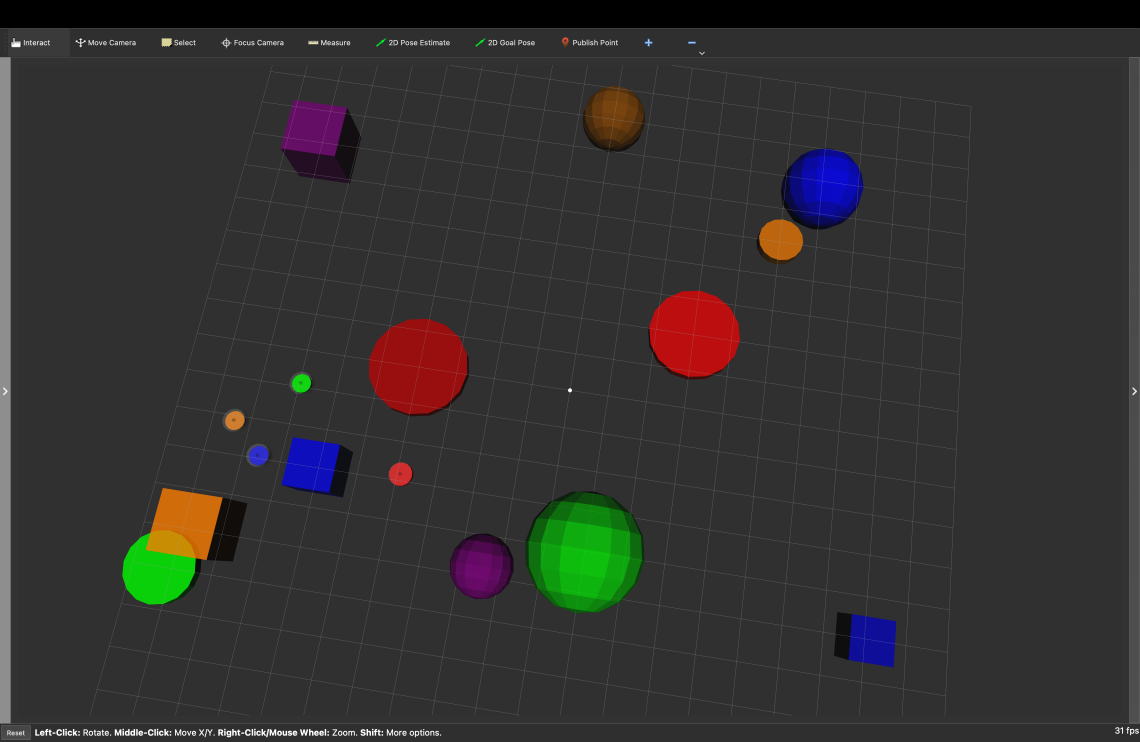
#> input picture leader-follower.png, 3420 x 2224 px (shown at 1/3 size)
$ python -i vision_leader_follower.py   (imports and definitions only)
#> lines starting #> are read from the running program, lines starting #| are printed output that depends on the picture; after the words box and inside, x2 and y2 are one past the last pixel; in counts of white or black regions, pixels touching at a corner belong together
#> further down, picture is the input picture: shape (2224, 3420, 3); mean B, G, R 48.2, 49.3, 50.6
#!/usr/bin/env python3
"""
🎥 Vision-Based Leader-Follower Demo
Replaces known leader position with camera-based detection
"""

import numpy as np
import matplotlib.pyplot as plt
import cv2
import time
import threading
from dataclasses import dataclass
from typing import List, Tuple, Optional
from matplotlib.animation import FuncAnimation

@dataclass
class Robot:
    """Robot state representation"""
    x: float
    y: float
    theta: float
    vx: float = 0.0
    vy: float = 0.0
    omega: float = 0.0
    color: str = 'blue'
    marker: str = 'o'
    name: str = 'robot'

class VisionSystem:
    """Simulated camera vision system for robot detection"""

    def __init__(self, camera_resolution=(640, 480), field_of_view=(-10, 10, -10, 10)):
        self.resolution = camera_resolution
        self.fov = field_of_view  # (x_min, x_max, y_min, y_max) in world coordinates

        # Color ranges for robot detection (HSV)
        self.color_ranges = {
            'red': {'lower': np.array([0, 100, 100]), 'upper': np.array([10, 255, 255])},
            'blue': {'lower': np.array([100, 100, 100]), 'upper': np.array([130, 255, 255])},
            'green': {'lower': np.array([40, 100, 100]), 'upper': np.array([80, 255, 255])},
            'orange': {'lower': np.array([10, 100, 100]), 'upper': np.array([25, 255, 255])}
        }

        # Detection history for smoothing
        self.detection_history = []
        self.max_history = 5

    # [9 lines left out: function world_to_camera, not called in this run]

    def camera_to_world(self, pixel_x: int, pixel_y: int) -> Tuple[float, float]:
        """Convert camera pixel coordinates to world coordinates"""
        cam_x = pixel_x / self.resolution[0]
        cam_y = 1 - (pixel_y / self.resolution[1])  # Flip Y axis

        world_x = cam_x * (self.fov[1] - self.fov[0]) + self.fov[0]
        world_y = cam_y * (self.fov[3] - self.fov[2]) + self.fov[2]

        return world_x, world_y

    # [27 lines left out: function create_synthetic_image, not called in this run]

    def detect_leader(self, image: np.ndarray, target_color: str = 'red') -> Optional[Tuple[float, float]]:
        """Detect leader robot using color-based detection"""
#> called with target_color = 'red'
        # Convert to HSV for better color detection
        hsv = cv2.cvtColor(image, cv2.COLOR_BGR2HSV)
#> hsv: shape (2224, 3420, 3); mean H, S, V 6.2, 15.3, 54.8

        if target_color not in self.color_ranges:
            return None

        color_range = self.color_ranges[target_color]

        # Create mask for target color
        mask = cv2.inRange(hsv, color_range['lower'], color_range['upper'])
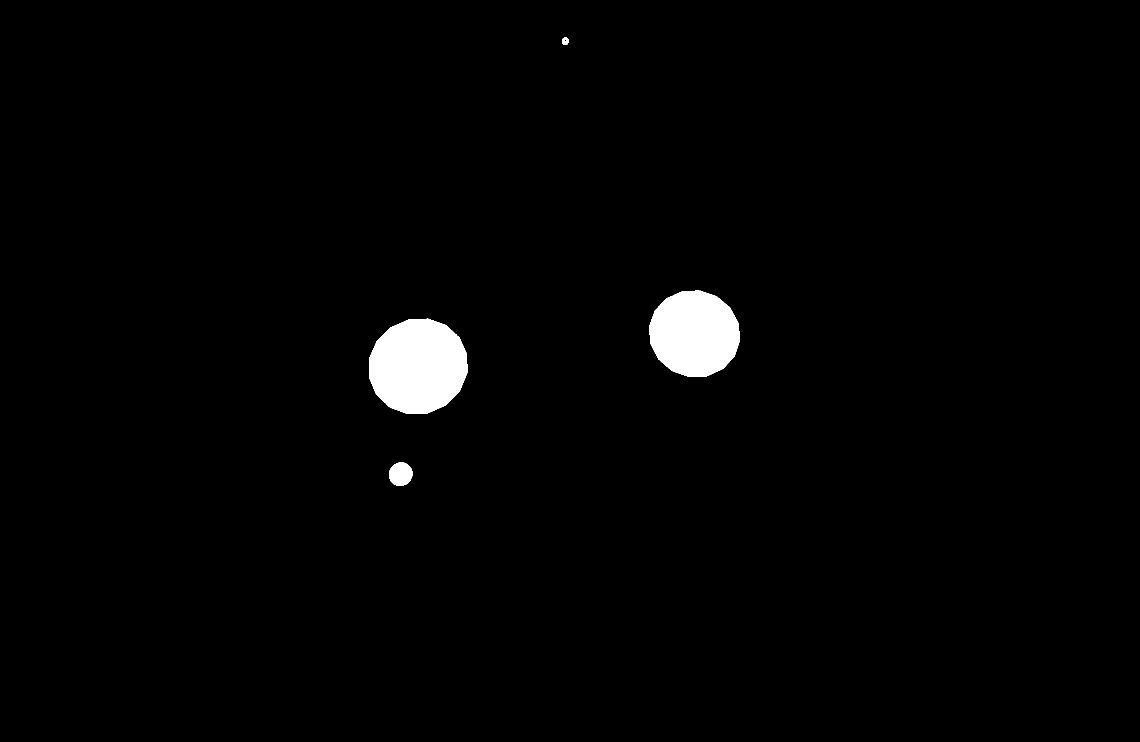
#> mask: shape (2224, 3420) (shown at 1/3 size); 1.6% white; 4 white regions

        # Find contours
        contours, _ = cv2.findContours(mask, cv2.RETR_EXTERNAL, cv2.CHAIN_APPROX_SIMPLE)
#> contours = 4 contours; box (x1, y1, x2, y2) and area: (1107, 956, 1402, 1242) 65986, (1948, 872, 2220, 1131) 54578, (1167, 1388, 1237, 1458) 3786, (1686, 112, 1706, 134) 328

        if not contours:
            return None

        # Find largest contour (assumed to be the leader)
        largest_contour = max(contours, key=cv2.contourArea)
#> largest_contour = contour of 398 points, box (x1, y1, x2, y2) (1107, 956, 1402, 1242), area 65986

        # Get centroid
        M = cv2.moments(largest_contour)
#> M = moments, m00 65985.5, centre m10/m00, m01/m00 = (1253.9, 1098.8)
        if M["m00"] == 0:
            return None

        pixel_x = int(M["m10"] / M["m00"])
#> pixel_x = 1253
        pixel_y = int(M["m01"] / M["m00"])
#> pixel_y = 1098

        # Convert back to world coordinates
        world_x, world_y = self.camera_to_world(pixel_x, pixel_y)
#> in camera_to_world, `cam_x = pixel_x / self.resolution[0]`: cam_x = 1.96
#> in camera_to_world, `cam_y = 1 - (pixel_y / self.resolution[1])`: cam_y = -1.29
#> in camera_to_world, `world_x = cam_x * (self.fov[1] - self.fov[0]) + self.fov[0]`: world_x = 29.16
#> in camera_to_world, `world_y = cam_y * (self.fov[3] - self.fov[2]) + self.fov[2]`: world_y = -35.75
#> world_x = 29.16; world_y = -35.75

        # Add to detection history for smoothing
        self.detection_history.append((world_x, world_y))
        if len(self.detection_history) > self.max_history:
            self.detection_history.pop(0)

        # Return smoothed position
        if len(self.detection_history) >= 3:
            avg_x = np.mean([pos[0] for pos in self.detection_history])
            avg_y = np.mean([pos[1] for pos in self.detection_history])
            return avg_x, avg_y

        return world_x, world_y

class VisionBasedSwarmController:
    """Vision-based multi-robot swarm controller"""

    # [361 lines left out: functions __init__, setup_visualization, update_leader_motion, get_formation_target, update_follower_control, collision_avoidance and 5 more, not called in this run]

# [10 lines not run here, left out]

>>> import cv2
>>> picture = cv2.imread('../../leader-follower.png')
>>> result = VisionSystem().detect_leader(picture)
#> result = (29.16, -35.75)
